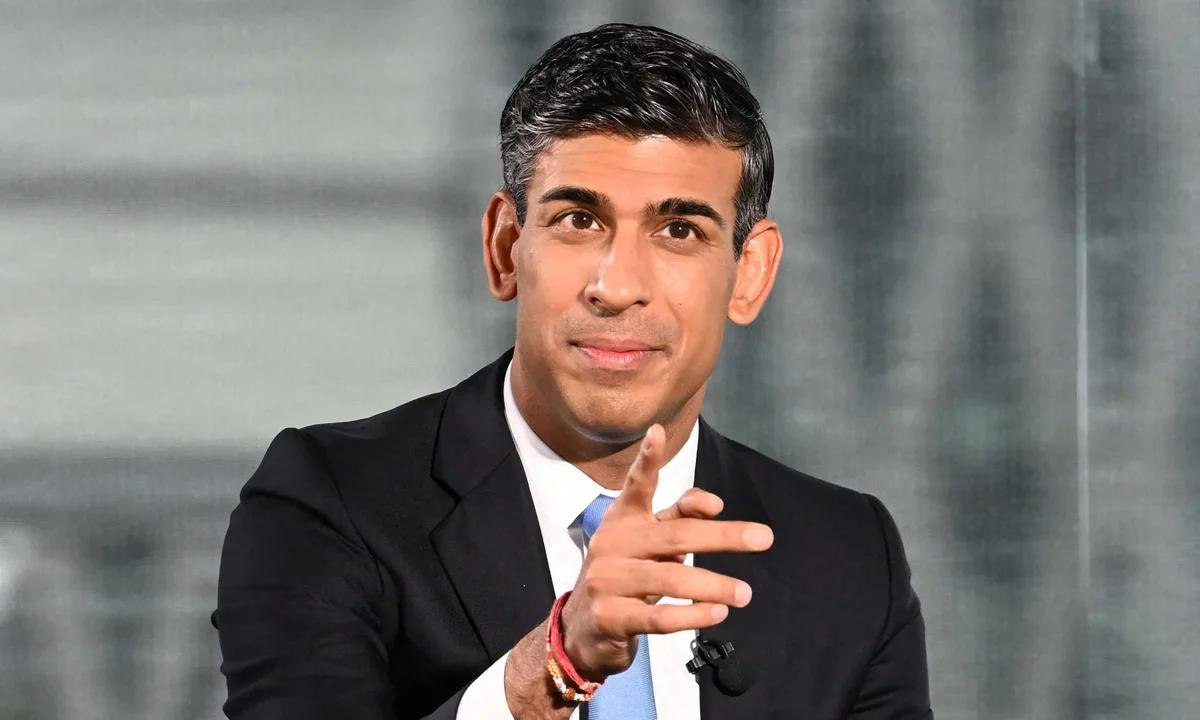
#> input picture test_images/face.jpg, 1200 x 720 px
$ python opencv_face_detect.py
#> lines starting #> are read from the running program, lines starting #| are printed output that depends on the picture; after the words box and inside, x2 and y2 are one past the last pixel; in counts of white or black regions, pixels touching at a corner belong together
import cv2
import matplotlib.pyplot as plt
import sys

# Load the image
image_path = "test_images/face.jpg"  # Change if needed
img = cv2.imread(image_path)
#> img is the input picture: shape (720, 1200, 3); mean B, G, R 114.8, 118.3, 123.1

if img is None:
    print(f"❌ Error: Image '{image_path}' not found.")
    sys.exit(1)

# Convert to grayscale
gray = cv2.cvtColor(img, cv2.COLOR_BGR2GRAY)
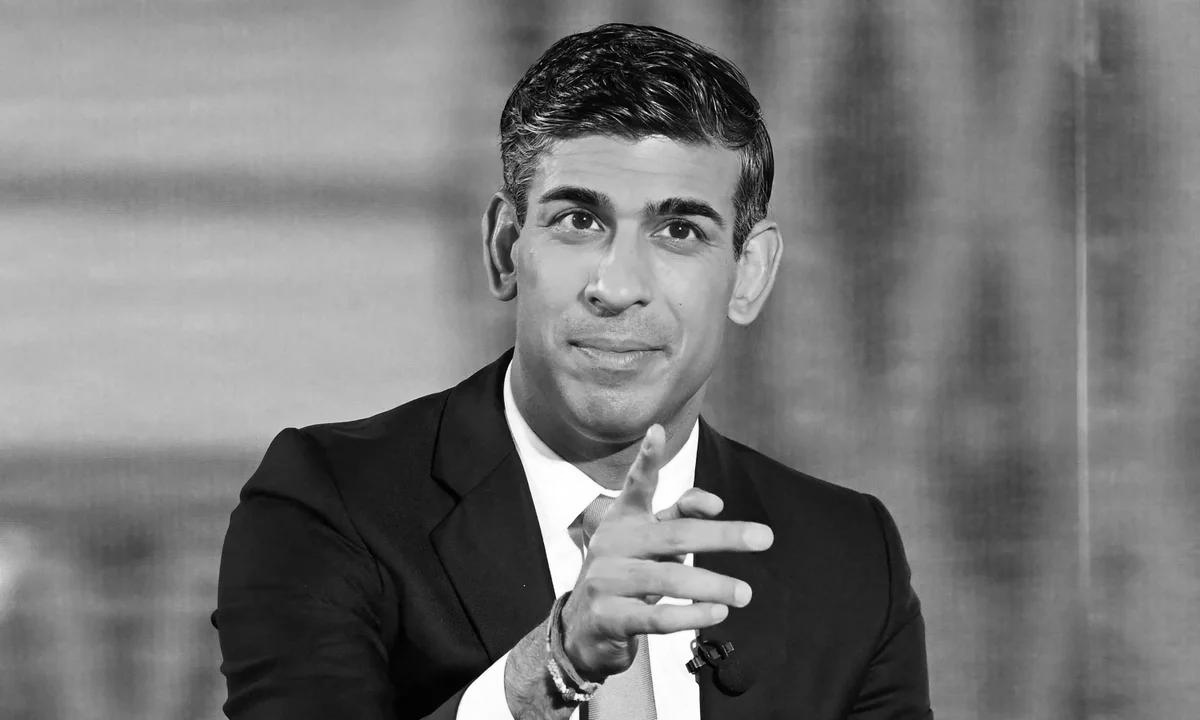
#> gray: shape (720, 1200); min 0, max 255, mean 119.4

# Load Haar cascade classifier
face_cascade = cv2.CascadeClassifier(cv2.data.haarcascades + "haarcascade_frontalface_default.xml")

# Detect faces
faces = face_cascade.detectMultiScale(gray, scaleFactor=1.1, minNeighbors=5)
#> faces = [[775, 4, 71, 71], [869, 358, 115, 115], [475, 104, 312, 312]]

# Draw rectangles around faces
for (x, y, w, h) in faces:
    cv2.rectangle(img, (x, y), (x + w, y + h), (0, 255, 0), 2)
#> this loop made 3 passes
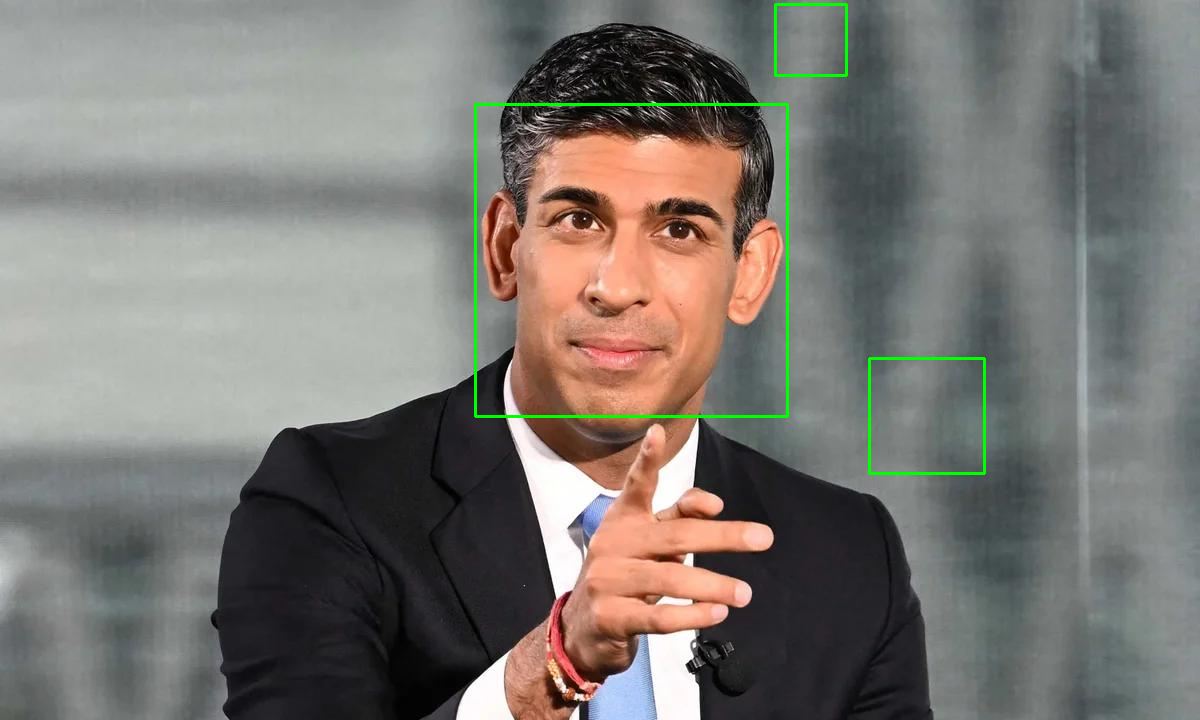
#> img: shape (720, 1200, 3); 0.69% of pixels changed, all inside (x1, y1, x2, y2) = (474, 3, 986, 475)

# Convert BGR to RGB for matplotlib
img_rgb = cv2.cvtColor(img, cv2.COLOR_BGR2RGB)

# Display the result
plt.imshow(img_rgb)
plt.axis('off')
plt.title(f"Detected Faces: {len(faces)}")
plt.show()
